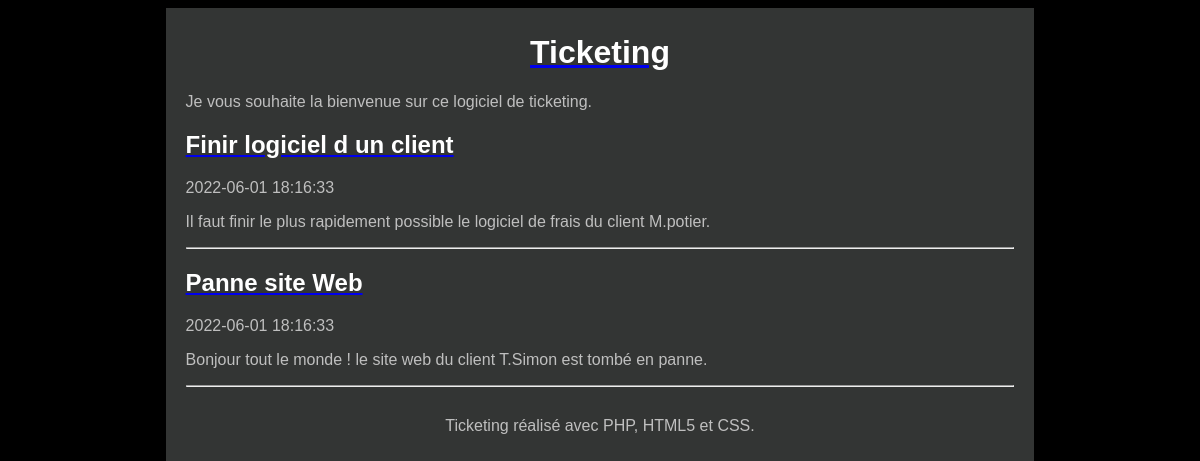
The page / on the database its author committed.
### tables this page shows
create table T_TICKET (
  TIC_ID integer primary key auto_increment,
  TIC_DATE datetime not null,
  TIC_TITRE varchar(100) not null,
  TIC_CONTENU varchar(400) not null,
  URG_ID integer not null,
  ETAT_ID integer not null
 
);

### Controleur/ControleurAccueil.php (called while the page is built)
<?php
require_once 'Modele/Ticket.php';
require_once 'Vue/Vue.php';
class ControleurAccueil {
    private $ticket;
    public function __construct() {
        $this->ticket = new Ticket();
    }
    public function accueil() {
        $tickets = $this->ticket->getTickets();
        $vue = new Vue("Accueil");
        $vue->generer(array('tickets' => $tickets));
    }
}

### Modele/Ticket.php (called while the page is built, shortened)
<?php
require_once 'Modele/Modele.php';
class Ticket extends Modele {
    public function getTickets() {
        $sql = 'select TIC_ID as id, TIC_DATE as date,'
        . ' TIC_TITRE as titre,TIC_CONTENU as contenu from T_TICKET'
        . ' order by TIC_ID desc';
        $tickets = $this->executerRequete($sql);
        return $tickets;
    }
}

### Modele/Modele.php (called while the page is built)
<?php
abstract class Modele {
    private $bdd;
    protected function executerRequete($sql, $params = null) {
        if ($params == null) {
            $resultat = $this->getBdd()->query($sql);
        }
        else {
            $resultat = $this->getBdd()->prepare($sql);
            $resultat->execute($params);
        }
        return $resultat;
    }
    private function getBdd() {
        if ($this->bdd == null) {
            $this->bdd = new PDO('mysql:host=localhost;dbname=TicketingBis;charset=utf8',
                    'chan', 'chan',
                    array(PDO::ATTR_ERRMODE => PDO::ERRMODE_EXCEPTION));
        }
        return $this->bdd;
    }
}

### index.php (called while the page is built)
<?php
require 'Controleur/Routeur.php';
$routeur = new Routeur();
$routeur->routerRequete();

### Vue/vueAccueil.php (the view)
<?php $this->titre = "Mon Blog"; ?>
<?php foreach ($tickets as $ticket):
    ?>
    <article>
        <header>
            <a href="<?= "index.php?action=ticket&id=" . $ticket['id'] ?>">
            <h1 class="titreTicket"><?= $ticket['titre'] ?></h1>
            </a>
            <time><?= $ticket['date'] ?></time>
        </header>
        <p><?= $ticket['contenu'] ?></p>
    </article>
    <hr />
<?php endforeach; ?>

### Vue/gabarit.php (shortened to what this page needs)
<!doctype html>
<html lang="fr">
    <head>
        <link rel="stylesheet" href="Contenu/Style.css" />
    </head>
    <body>
        <div id="global">
            <header>
                <a href="index.php"><h1 id="titreBlog">Ticketing</h1></a>
                <p>Je vous souhaite la bienvenue sur ce logiciel de ticketing.</p>
            </header>
            <div id="contenu">
                <?= $contenu ?>
            </div>
            <footer id="piedBlog">
                Ticketing réalisé avec PHP, HTML5 et CSS.
            </footer>
        </div>
    </body>
</html>

### Controleur/Routeur.php (shortened to what this page needs)
<?php
require_once 'Controleur/ControleurAccueil.php';
require_once 'Vue/Vue.php';
class Routeur {
    private $ctrlAccueil;
    private $ctrlTicket;
    public function __construct() {
        $this->ctrlAccueil = new ControleurAccueil();
        $this->ctrlTicket = new ControleurTicket();
    }
    public function routerRequete() {
        try {
            if (isset($_GET['action'])) {
                if ($_GET['action'] == 'ticket') {
                    $idTicket = intval($this->getParametre($_GET, 'id'));
                    if ($idTicket != 0) {
                        $this->ctrlTicket->ticket($idTicket);
                    }
                    else
                        throw new Exception("Identifiant de ticket non valide");
                }
                else if ($_GET['action'] == 'commenter') {
                    $auteur = $this->getParametre($_POST, 'auteur');
                    $contenu = $this->getParametre($_POST, 'contenu');
                    $idTicket = $this->getParametre($_POST, 'id');
                    $this->ctrlTicket->commenter($auteur, $contenu, $idTicket);
                }
                else
                    throw new Exception("Action non valide");
            }
            else {
                $this->ctrlAccueil->accueil();
            }
        }
        catch (Exception $e) {
            $this->erreur($e->getMessage());
        }
    }
}

### Vue/Vue.php (shortened to what this page needs)
<?php
class Vue {
    private $fichier;
    private $titre;
    public function __construct($action) {
        $this->fichier = "Vue/vue" . $action . ".php";
    }
    public function generer($donnees) {
        $contenu = $this->genererFichier($this->fichier, $donnees);
        $vue = $this->genererFichier('Vue/gabarit.php',
                array('titre' => $this->titre, 'contenu' => $contenu));
        echo $vue;
    }
    private function genererFichier($fichier, $donnees) {
        if (file_exists($fichier)) {
            extract($donnees);
            require $fichier;
            return ob_get_clean();
        }
        else {
            throw new Exception("Fichier '$fichier' introuvable");
        }
    }
}

### Contenu/Style.css (style rules this page uses)
html, body { height: 100%; }
body { color: #bfbfbf; background: black; font-family: 'Futura-Medium', 'Futura', 'Trebuchet MS', sans-serif; }
h1 { color: white; }
#global { min-height: 100%; background: #333534; width: 70%; margin: auto; text-align: justify; padding: 5px 20px; }
#contenu { margin-bottom : 30px; }
#titreBlog, #piedBlog { text-align: center; }

### rows shown on the page
t_ticket: TIC_TITRE "Finir logiciel d un client", TIC_DATE "2022-06-01 18:16:33", TIC_CONTENU "Il faut finir le plus rapidement possible le logiciel de frais du client M.potier."
t_ticket: TIC_TITRE "Panne site Web", TIC_DATE "2022-06-01 18:16:33", TIC_CONTENU "Bonjour tout le monde ! le site web du client T.Simon est tombé en panne."
